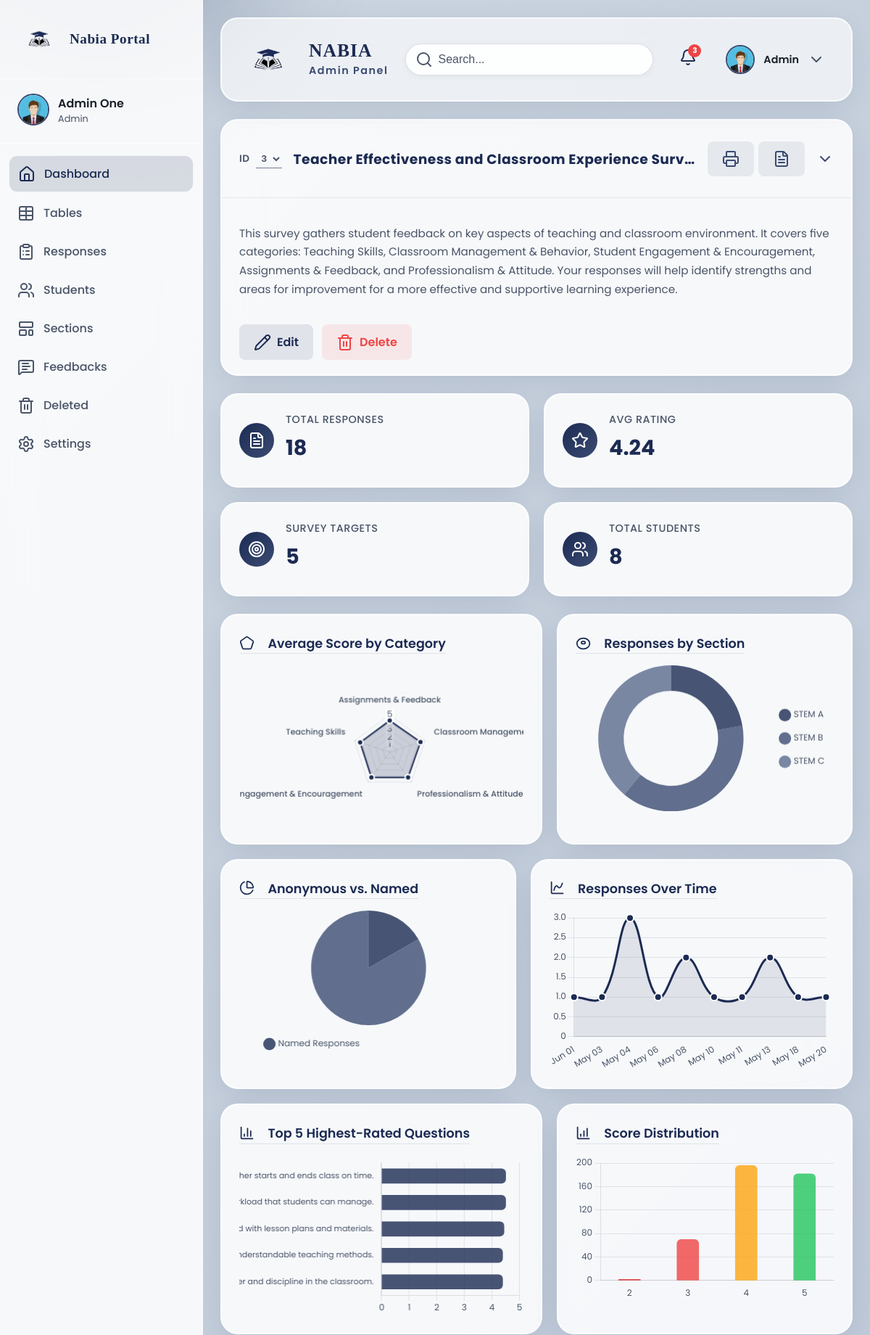
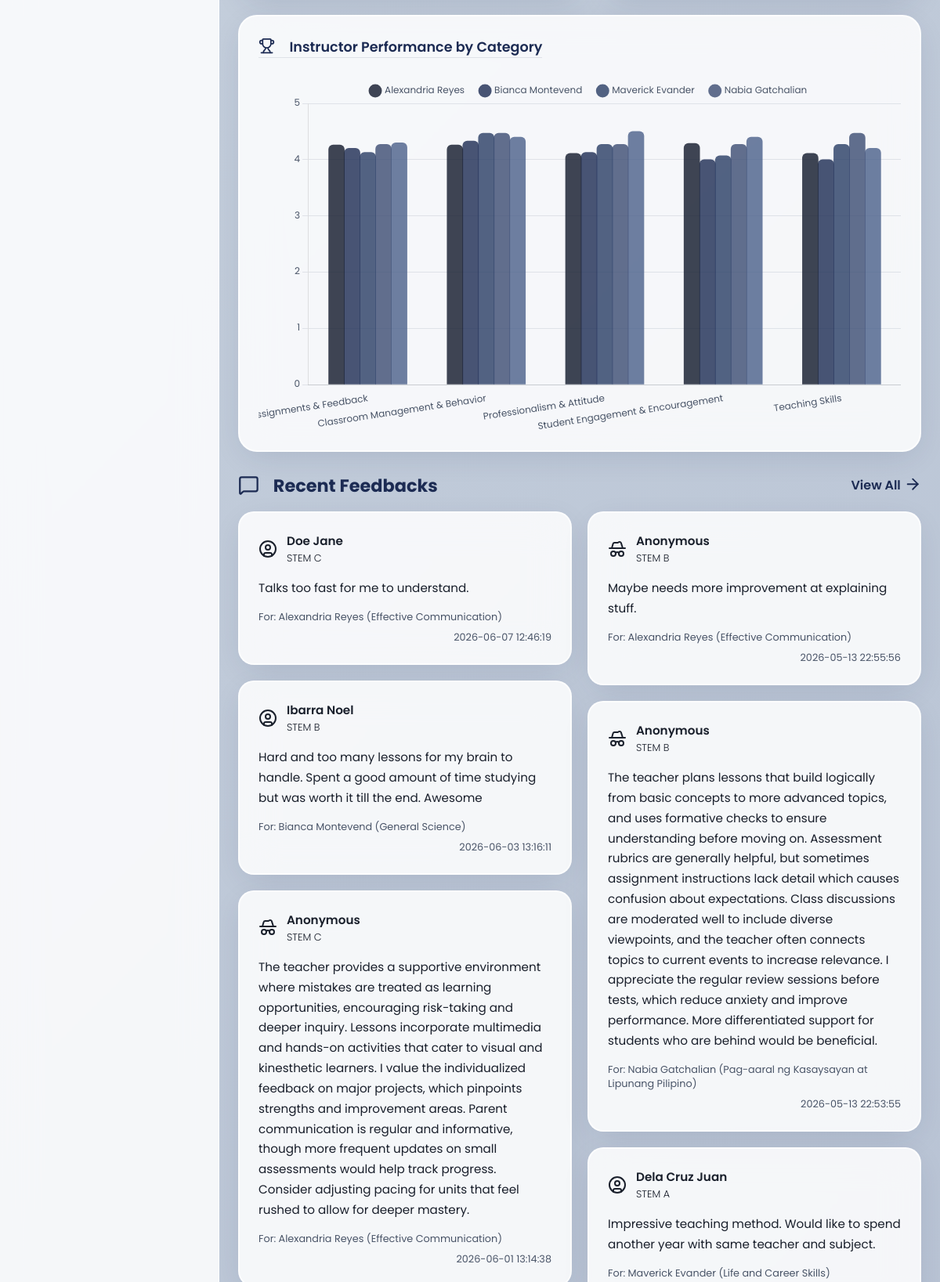
The app's page /survey/admin/index.php (signed in, upper part) with its own data (2 pictures, top to bottom).
### tables this page shows
CREATE TABLE `survey` (
  `survey_id` int(11) NOT NULL,
  `title` varchar(255) NOT NULL,
  `description` text DEFAULT NULL,
  `updated_at` datetime DEFAULT NULL ON UPDATE current_timestamp(),
  `updated_by` int(11) DEFAULT NULL
);

CREATE TABLE `feedback` (
  `feedback_id` int(11) NOT NULL,
  `response_id` int(11) NOT NULL,
  `text` text DEFAULT NULL,
  `deleted_at` datetime DEFAULT NULL
);

CREATE TABLE `section` (
  `section_id` int(11) NOT NULL,
  `name` varchar(255) NOT NULL,
  `section_count` int(11) NOT NULL DEFAULT 0,
  `created_at` datetime NOT NULL DEFAULT current_timestamp(),
  `updated_by` int(11) DEFAULT NULL,
  `deleted_by` int(11) DEFAULT NULL,
  `updated_at` datetime DEFAULT NULL ON UPDATE current_timestamp(),
  `deleted_at` datetime DEFAULT NULL ON UPDATE current_timestamp()
);

CREATE TABLE `target` (
  `target_id` int(11) NOT NULL,
  `instructor` varchar(255) NOT NULL,
  `subject` varchar(255) NOT NULL,
  `updated_at` datetime DEFAULT NULL ON UPDATE current_timestamp(),
  `updated_by` int(11) DEFAULT NULL
);

CREATE TABLE `response` (
  `response_id` int(11) NOT NULL,
  `student_id` int(11) DEFAULT NULL,
  `survey_id` int(11) NOT NULL,
  `target_id` int(11) NOT NULL,
  `section_id` int(11) DEFAULT NULL,
  `created_at` datetime NOT NULL DEFAULT current_timestamp(),
  `is_anonymous` tinyint(1) NOT NULL DEFAULT 0,
  `deleted_at` datetime DEFAULT NULL
);

### survey/src/queries.php (called while the page is built, shortened)
<?php
$db = new database();
$pdo = $db->connect();
$queriesPath = __DIR__ . '/queries.json';
$queries = json_decode(file_get_contents($queriesPath), true);
$results = [];
foreach ($queries as $key => $query) {
    $stmt = $pdo->query($query);
    $data = $stmt->fetchAll(PDO::FETCH_ASSOC);
    if (count($data) === 1 && isset($data[0][$key])) {
        $results[$key] = $data[0][$key];
    }
    else {
        $results[$key] = $data;
    }
}
?>

### survey/admin/helpers.php (the view, shortened to what this page needs)
<?php
function renderSummaryCards(array $cards): void
{
    foreach ($cards as $card) {
        echo "
            <div class=\"grid-item card summary-card\">
                <div class=\"summary-content\">
                    <div class=\"summary-icon\"><i data-lucide=\"{$card['icon']}\"></i></div>
                    <div class=\"summary-details\">
                        <h3>{$card['title']}</h3>
                        <p class=\"summary-value\">{$card['value']}</p>
                    </div>
                </div>
            </div>
        ";
    }
}
function renderChartCards(array $cards): void
{
    foreach ($cards as $c) {
        echo "
            <div class=\"{$c['classes']}\">
                <div class=\"card-header\">
                    <h2 class=\"card-title\">
                        <i data-lucide=\"{$c['icon']}\" class=\"lucide-relative\"></i>
                        {$c['title']}
                    </h2>
                </div>
                <div class=\"chart-container\"><canvas id=\"{$c['id']}\"></canvas></div>
            </div>
    ";
    }
}
function renderFeedbacks(array $feedbacks): void
{
    foreach ($feedbacks as $feedback) {
        echo "<div class=\"card feedback-card\">
            <div class=\"card-header\">
                "
                .
                ($feedback['name'] === 'Anonymous'
                ? '<i data-lucide="hat-glasses" class="feedback-icon"></i>'
                : '<i data-lucide="circle-user" class="feedback-icon"></i>')
                .
                "<div class=\"card-headline\">
                    <span class=\"card-title\">{$feedback['name']}</span>
                    <span class=\"card-subtitle\">{$feedback['section']}</span>
                </div>
            </div>
            <p class=\"card-content\">
                {$feedback['feedback']}
            </p>
            <div class=\"feedback-recipient\">For: {$feedback['instructor']} ({$feedback['subject']})</div>
            <time class=\"feedback-date\" datetime=\"{$feedback['date']}\">{$feedback['date']}</time>
        </div>";
    }
}
function getLabelsAndDatas(array $arr, string $label, string $data): array
{
    $labels = array_values(array_column($arr, $label));
    $datas  = array_values(array_column($arr, $data));
    return [$labels, $datas];
}
function getInstructorScores(array $rows, string $name = null): array
{
    $map = [];
    foreach ($rows as $r) {
        $map[$r['instructor']][] = $r['average'];
    }
    if ($name === null) return $map;
    return $map[$name] ?? [];
}
?>

### survey/admin/index.php (shortened to what this page needs)
<?php
require_once __DIR__ . '/helpers.php';
require __DIR__ . '/../src/queries.php';
$results['sections_name_count'][0]['icon'] = 'atom';
$results['sections_name_count'][1]['icon'] = 'atom';
$results['sections_name_count'][2]['icon'] = 'atom';
$summaryCards = [
    [
        'icon'  => 'file-text',
        'value' => (string) ($results['total_responses'] ?? 0),
        'title' => 'Total Responses',
    ],
    [
        'icon'  => 'star',
        'value' => (string) ($results['overall_average'] ?? 0),
        'title' => 'Avg Rating',
    ],
    [
        'icon'  => 'target',
        'value' => (string) ($results['total_targets'] ?? 0),
        'title' => 'Survey Targets',
    ],
    [
        'icon'  => 'users',
        'value' => (string) ($results['total_students'] ?? 0),
        'title' => 'Total Students',
    ],
];
$chartCards = [
    [
        'title'   => 'Average Score by Category',
        'id'      => 'radarChart',
        'icon'    => 'pentagon',
        'classes' => 'grid-item card chart-card span-2'
    ],
    [
        'title'   => 'Responses by Section',
        'id'      => 'doughnutChart',
        'icon'    => 'torus',
        'classes' => 'grid-item card chart-card'
    ],
    [
        'title'   => 'Anonymous vs. Named',
        'id'      => 'pieChart',
        'icon'    => 'chart-pie',
        'classes' => 'grid-item card chart-card'
    ],
    [
        'title'   => 'Responses Over Time',
        'id'      => 'lineChart',
        'icon'    => 'chart-spline',
        'classes' => 'grid-item card chart-card span-2'
    ],
    [
        'title'   => 'Top 5 Highest-Rated Questions',
        'id'      => 'horizontalBarChart',
        'icon'    => 'chart-column',
        'classes' => 'grid-item card chart-card span-2'
    ],
    [
        'title'   => 'Score Distribution',
        'id'      => 'barChart',
        'icon'    => 'chart-column-increasing',
        'classes' => 'grid-item card chart-card'
    ],
    [
        'title'   => 'Instructor Performance by Category',
        'id'      => 'groupedBarChart',
        'icon'    => 'trophy',
        'classes' => 'grid-item card chart-card span-3'
    ],
];
include_once 'views/head.php';
include_once 'views/admin-sidebar.php';
include_once 'views/admin-header.php';
echo "<div class=\"admin-content\">";
?>
<section class="card survey-card">
    <div class="survey-header" onclick="toggleCollapse(this)">
        <div class="survey-id-section">
            <span class="survey-id-label">ID</span>
            <select>
                <option value="v3" selected>3</option>
            </select>
        </div>
        <div class="survey-title-section">
            <h3 class="survey-title">
                <?= $results['survey'][0]['title']; ?>
            </h3>
            <div class="survey-title-actions">
                <a href="" class="btn survey-action-btn" title="Print">
                    <i data-lucide="printer">Print</i>
                </a>
                <a href="/survey/admin/index.php?action=export" class="btn survey-action-btn" title="Export CSV" value="export">
                    <i data-lucide="file-text">Export as CSV</i>
                </a>
            </div>
        </div>
        <i data-lucide="chevron-down" class="survey-chevron"></i>
    </div>
    <div class="survey-body">
        <p class="card-content">
            <?= $results['survey'][0]['description']; ?>
        </p>
        <div class="survey-actions">
            <button class="survey-btn btn-edit super-admin-only">
                <i data-lucide="pencil"></i> Edit
            </button>
            <button class="survey-btn btn-delete super-admin-only">
                <i data-lucide="trash-2"></i> Delete
            </button>
        </div>
    </div>
</section>
<section class="summary-grid"><?= renderSummaryCards($summaryCards); ?></section>
<section class="dashboard-grid"><?= renderChartCards($chartCards); ?></section>
<section class="feedbacks-section">
    <div class="card-header">
        <h2 class="card-title"><i data-lucide="message-square" class="lucide-relative"></i>Recent Feedbacks</h2>
        <a href="?page=feedbacks" class="card-action">
            View All <i data-lucide="arrow-right" class="card-icon"></i>
        </a>
    </div>
    <div class="feedback-masonry">
        <?= renderFeedbacks($results['recent_feedbacks']); ?>
    </div>
</section>
</div>
</main>
</div>
<?php
$apiUrl = rtrim(getenv('API_URL') ?: 'https://localhost:8080', '/');
[$categoryLabels, $categoryScores]   = getLabelsAndDatas($results['categories'], 'category', 'average');
[$sectionNames  , $sectionResponses] = getLabelsAndDatas($results['responses_by_section'], 'section', 'responses');
[$questionTexts , $questionScores]   = getLabelsAndDatas($results['highest_rating_question'], 'question', 'score');
[$answerLabels  , $answerCounts]     = getLabelsAndDatas($results['score_distribution'], 'label', 'count');
[$responseDates , $responseCounts]   = getLabelsAndDatas($results['responses_over_time'], 'day', 'count');
$instructorScores                    = getInstructorScores($results['instructor_rating_by_category']);
?>
<script>
window.serverConfig = {
    apiUrl:           <?= json_encode($apiUrl);            ?>,
    // Pie Chart: Named vs Anonymous
    totalNamed:       <?= $results['total_anonymous'];     ?>,
    totalAnonymous:   <?= $results['total_not_anonymous']; ?>,
    // Radar Chart: Category Averages
    categoryLabels:   <?= json_encode($categoryLabels);    ?>,
    categoryScores:   <?= json_encode($categoryScores);    ?>,
    // Doughnut Chart: Responses by Section
    sectionNames:     <?= json_encode($sectionNames);      ?>,
    sectionResponses: <?= json_encode($sectionResponses);  ?>,
    // Horizontal Bar Chart: Top 5 Highest-Rated Questions
    questionTexts:    <?= json_encode($questionTexts);     ?>,
    questionScores:   <?= json_encode($questionScores);    ?>,
    // Bar Chart: Score Distribution
    answerLabels:     <?= json_encode($answerLabels);      ?>,
    answerCounts:     <?= json_encode($answerCounts);      ?>,
    // Line Chart: Responses Over Time
    responseDates:    <?= json_encode($responseDates);     ?>,
    responseCounts:   <?= json_encode($responseCounts);    ?>,
    // Grouped Bar Chart: Instructor Performance by Category
    instructorScores: <?= json_encode($instructorScores);  ?>,
};
</script>
<?php include 'views/admin-footer.php'; ?>

### records on screen
survey: title "Teacher Effectiveness and Classroom Experience Surv…", description "This survey gathers student feedback on key aspects of teaching and classroom environment. It covers five categories: Teaching Skills, Classroom Management & Behavior, Student Engagement & Encouragement, Assignments & Feedback, and Professionalism & Attitude. Your responses will help identify strengths and areas for improvement for a more effective and supportive learning experience."
feedback: name "Doe Jane", section.name "STEM C", text "Talks too fast for me to understand.", target.instructor "Alexandria Reyes", target.subject "Effective Communication", response.created_at "2026-06-07 12:46:19"
feedback: name "Ibarra Noel", section.name "STEM B", text "Hard and too many lessons for my brain to handle. Spent a good amount of time studying but was worth it till the end. Awesome", target.instructor "Bianca Montevend", target.subject "General Science", response.created_at "2026-06-03 13:16:11"
feedback: name "Anonymous", section.name "STEM C", text "The teacher provides a supportive environment where mistakes are treated as learning opportunities, encouraging risk-taking and deeper inquiry. Lessons incorporate multimedia and hands-on activities that cater to visual and kinesthetic learners. I value the individualized feedback on major projects, which pinpoints strengths and improvement areas. Parent communication is regular and informative, though more frequent updates on small assessments would help track progress. Consider adjusting pacing for units that feel rushed to allow for deeper mastery.", target.instructor "Alexandria Reyes", target.subject "Effective Communication", response.created_at "2026-06-01 13:14:38"
feedback: name "Anonymous", section.name "STEM B", text "Maybe needs more improvement at explaining stuff.", target.instructor "Alexandria Reyes", target.subject "Effective Communication", response.created_at "2026-05-13 22:55:56"
feedback: name "Anonymous", section.name "STEM B", text "The teacher plans lessons that build logically from basic concepts to more advanced topics, and uses formative checks to ensure understanding before moving on. Assessment rubrics are generally helpful, but sometimes assignment instructions lack detail which causes confusion about expectations. Class discussions are moderated well to include diverse viewpoints, and the teacher often connects topics to current events to increase relevance. I appreciate the regular review sessions before tests, which reduce anxiety and improve performance. More differentiated support for students who are behind would be beneficial.", target.instructor "Nabia Gatchalian", target.subject "Pag-aaral ng Kasaysayan at Lipunang Pilipino", response.created_at "2026-05-13 22:53:55"
feedback: name "Dela Cruz Juan", section.name "STEM A", text "Impressive teaching method. Would like to spend another year with same teacher and subject.", target.instructor "Maverick Evander", target.subject "Life and Career Skills"

### other values on screen
$_SESSION['admin_data']['first_name'] "Admin"
$_SESSION['admin_data']['last_name'] "One"
$card['title'] "TOTAL RESPONSES"
$card['value'] "18"
$card['title'] "AVG RATING"
$card['value'] "4.24"
$card['title'] "SURVEY TARGETS"
$card['value'] "5"
$card['title'] "TOTAL STUDENTS"
$card['value'] "8"
$c['title'] "Average Score by Category"
$c['title'] "Responses by Section"
$c['title'] "Anonymous vs. Named"
$c['title'] "Responses Over Time"
$c['title'] "Top 5 Highest-Rated Questions"
